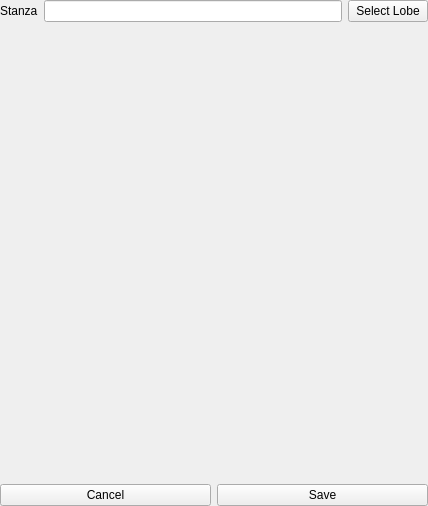
<?xml version="1.0" encoding="UTF-8"?>
<ui version="4.0">
 <class>StanzaEditorActivity</class>
 <widget class="QWidget" name="StanzaEditorActivity">
  <property name="geometry">
   <rect>
    <x>0</x>
    <y>0</y>
    <width>428</width>
    <height>506</height>
   </rect>
  </property>
  <property name="windowTitle">
   <string>Form</string>
  </property>
  <layout class="QVBoxLayout" name="verticalLayout" stretch="0,1,0">
   <property name="leftMargin">
    <number>0</number>
   </property>
   <property name="topMargin">
    <number>0</number>
   </property>
   <property name="rightMargin">
    <number>0</number>
   </property>
   <property name="bottomMargin">
    <number>0</number>
   </property>
   <item>
    <layout class="QHBoxLayout" name="horizontalLayout" stretch="0,1,0">
     <item>
      <widget class="QLabel" name="label">
       <property name="text">
        <string>Stanza</string>
       </property>
      </widget>
     </item>
     <item>
      <widget class="QLineEdit" name="lineEditStanzaTitle"/>
     </item>
     <item>
      <widget class="QPushButton" name="pushButtonLobe">
       <property name="text">
        <string>Select Lobe</string>
       </property>
      </widget>
     </item>
    </layout>
   </item>
   <item>
    <widget class="PoseMappingWidget" name="widgetPoseMapping" native="true"/>
   </item>
   <item>
    <layout class="QHBoxLayout" name="horizontalLayout_2">
     <item>
      <widget class="QPushButton" name="pushButtonCancel">
       <property name="text">
        <string>Cancel</string>
       </property>
      </widget>
     </item>
     <item>
      <widget class="QPushButton" name="pushButtonSave">
       <property name="text">
        <string>Save</string>
       </property>
      </widget>
     </item>
    </layout>
   </item>
  </layout>
 </widget>
 <customwidgets>
  <customwidget>
   <class>PoseMappingWidget</class>
   <extends>QWidget</extends>
   <header location="global">pose/PoseMappingWidget.hpp</header>
   <container>1</container>
  </customwidget>
 </customwidgets>
 <resources/>
 <connections>
  <connection>
   <sender>pushButtonLobe</sender>
   <signal>clicked()</signal>
   <receiver>StanzaEditorActivity</receiver>
   <slot>selectLobe()</slot>
   <hints>
    <hint type="sourcelabel">
     <x>378</x>
     <y>13</y>
    </hint>
    <hint type="destinationlabel">
     <x>209</x>
     <y>246</y>
    </hint>
   </hints>
  </connection>
  <connection>
   <sender>pushButtonCancel</sender>
   <signal>clicked()</signal>
   <receiver>StanzaEditorActivity</receiver>
   <slot>cance()</slot>
   <hints>
    <hint type="sourcelabel">
     <x>170</x>
     <y>473</y>
    </hint>
    <hint type="destinationlabel">
     <x>209</x>
     <y>246</y>
    </hint>
   </hints>
  </connection>
  <connection>
   <sender>pushButtonSave</sender>
   <signal>clicked()</signal>
   <receiver>StanzaEditorActivity</receiver>
   <slot>save()</slot>
   <hints>
    <hint type="sourcelabel">
     <x>256</x>
     <y>473</y>
    </hint>
    <hint type="destinationlabel">
     <x>209</x>
     <y>246</y>
    </hint>
   </hints>
  </connection>
 </connections>
 <slots>
  <slot>selectLobe()</slot>
  <slot>save()</slot>
  <slot>cance()</slot>
 </slots>
</ui>
